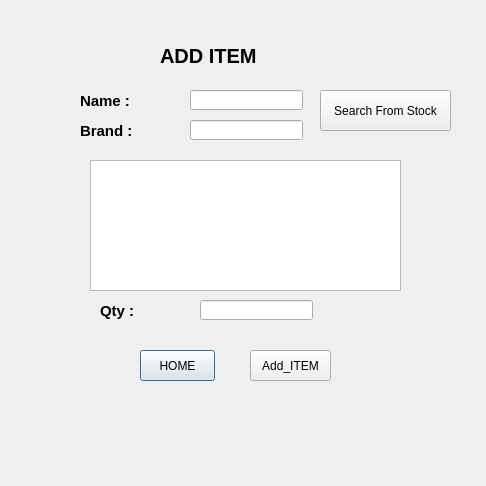
<?xml version="1.0" encoding="UTF-8"?>
<ui version="4.0">
 <class>AddPay</class>
 <widget class="QDialog" name="AddPay">
  <property name="geometry">
   <rect>
    <x>0</x>
    <y>0</y>
    <width>486</width>
    <height>486</height>
   </rect>
  </property>
  <property name="windowTitle">
   <string>Dialog</string>
  </property>
  <widget class="QLabel" name="Name">
   <property name="geometry">
    <rect>
     <x>80</x>
     <y>90</y>
     <width>91</width>
     <height>21</height>
    </rect>
   </property>
   <property name="font">
    <font>
     <pointsize>11</pointsize>
     <weight>75</weight>
     <bold>true</bold>
    </font>
   </property>
   <property name="text">
    <string>Name :</string>
   </property>
  </widget>
  <widget class="QLabel" name="Title">
   <property name="geometry">
    <rect>
     <x>160</x>
     <y>40</y>
     <width>131</width>
     <height>31</height>
    </rect>
   </property>
   <property name="font">
    <font>
     <pointsize>15</pointsize>
     <weight>75</weight>
     <bold>true</bold>
    </font>
   </property>
   <property name="text">
    <string>ADD ITEM</string>
   </property>
  </widget>
  <widget class="QPushButton" name="Home">
   <property name="geometry">
    <rect>
     <x>140</x>
     <y>350</y>
     <width>75</width>
     <height>31</height>
    </rect>
   </property>
   <property name="text">
    <string>HOME</string>
   </property>
  </widget>
  <widget class="QPushButton" name="AddStock">
   <property name="geometry">
    <rect>
     <x>250</x>
     <y>350</y>
     <width>81</width>
     <height>31</height>
    </rect>
   </property>
   <property name="text">
    <string>Add_ITEM</string>
   </property>
  </widget>
  <widget class="QLineEdit" name="name">
   <property name="geometry">
    <rect>
     <x>190</x>
     <y>90</y>
     <width>113</width>
     <height>20</height>
    </rect>
   </property>
  </widget>
  <widget class="QLabel" name="Qty">
   <property name="geometry">
    <rect>
     <x>100</x>
     <y>300</y>
     <width>91</width>
     <height>21</height>
    </rect>
   </property>
   <property name="font">
    <font>
     <pointsize>11</pointsize>
     <weight>75</weight>
     <bold>true</bold>
    </font>
   </property>
   <property name="text">
    <string>Qty :</string>
   </property>
  </widget>
  <widget class="QLineEdit" name="qty">
   <property name="geometry">
    <rect>
     <x>200</x>
     <y>300</y>
     <width>113</width>
     <height>20</height>
    </rect>
   </property>
  </widget>
  <widget class="QLabel" name="Brand">
   <property name="geometry">
    <rect>
     <x>80</x>
     <y>120</y>
     <width>91</width>
     <height>21</height>
    </rect>
   </property>
   <property name="font">
    <font>
     <pointsize>11</pointsize>
     <weight>75</weight>
     <bold>true</bold>
    </font>
   </property>
   <property name="text">
    <string>Brand :</string>
   </property>
  </widget>
  <widget class="QLineEdit" name="brand">
   <property name="geometry">
    <rect>
     <x>190</x>
     <y>120</y>
     <width>113</width>
     <height>20</height>
    </rect>
   </property>
  </widget>
  <widget class="QTableWidget" name="Tabless">
   <property name="geometry">
    <rect>
     <x>90</x>
     <y>160</y>
     <width>311</width>
     <height>131</height>
    </rect>
   </property>
  </widget>
  <widget class="QPushButton" name="Search">
   <property name="geometry">
    <rect>
     <x>320</x>
     <y>90</y>
     <width>131</width>
     <height>41</height>
    </rect>
   </property>
   <property name="text">
    <string>Search From Stock</string>
   </property>
  </widget>
 </widget>
 <resources/>
 <connections/>
</ui>
